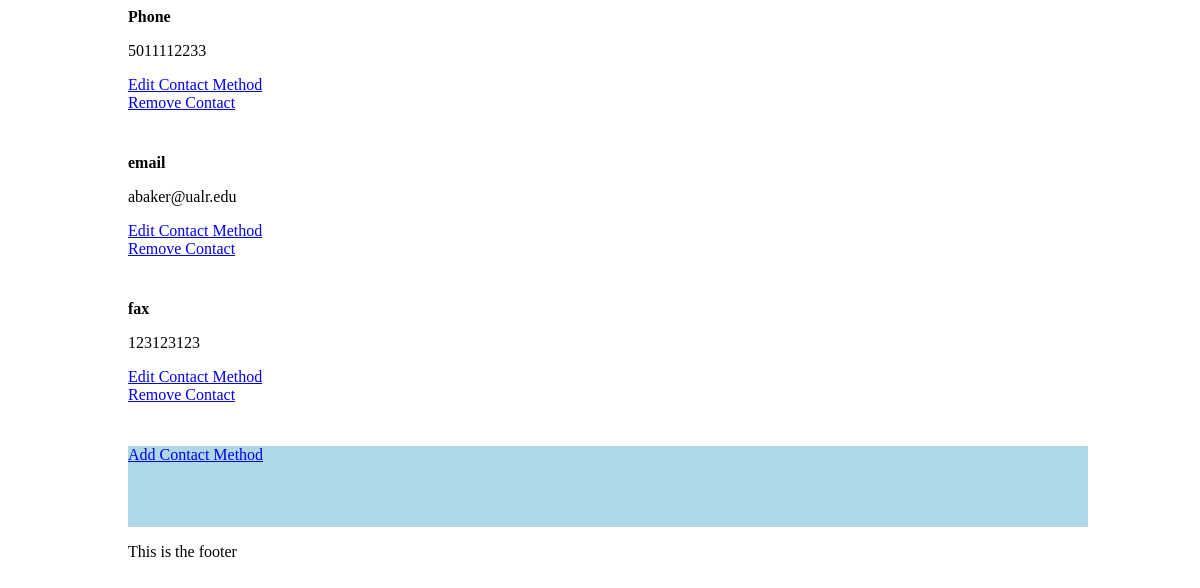
Page /contact.php (signed in) on the committed database.
### tables this page shows
CREATE TABLE IF NOT EXISTS `contact_info` (
  `contact_id` int(11) NOT NULL AUTO_INCREMENT,
  `contact_title` varchar(255) NOT NULL,
  `contact_content` varchar(255) NOT NULL,
  PRIMARY KEY (`contact_id`)
);

### db_connect.php (called while the page is built, shortened)
<?php
    function isAdmin(){
        if (isset($_SESSION["role"])) {
            if ($_SESSION["role"] == "admin") {
                return true;
            }else{
                return false;
            }
        }
    }
?>

### contact.php (the view, shortened to what this page needs)
<?php
include("header.php");
include("db_connect.php");
?>
<?php
$sql = "SELECT * FROM contact_info";
$result = $conn->query($sql);
$isAdmin = isAdmin();
while($row = $result->fetch_assoc()){
    echo "<b>" . $row["contact_title"] . "</b><p>" . $row["contact_content"] . "</p>";
    if($isAdmin){
        echo "<div class='admin_controls'>";
        echo "<a href='#' class='contact_update_link' onclick='editContactInfo(" . $row["contact_id"] . ")'>Edit Contact Method</a><br>";
        echo "<a href='remove_contact.php?id=" . $row["contact_id"] . "'>Remove Contact</a>";
    }
}
if($isAdmin){
    echo "<div class='admin_control'>";
    echo "<a href='#' class='contact_update_link' onclick='addContact()'>Add Contact Method</a>";
    echo "</div>";
}
include("footer.php");
?>

### css/style.css (style rules this page uses)
html { width:80%; margin:auto; }
body { width:100%; background-color: #fff }
.admin_control { background-color: lightblue; }

### rows in the picture
contact_info: contact_title "Phone", contact_content "5011112233"
contact_info: contact_title "email", contact_content "abaker@ualr.edu"
contact_info: contact_title "fax", contact_content "123123123"
